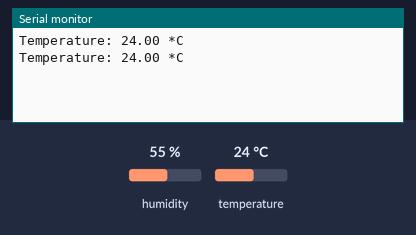
The sketch below on a simulated Arduino Uno, built with avr-gcc and run on an emulated ATmega328P. Shown: the last lines printed to the serial monitor. Inputs (shaded band) come from the test bench; at power-on: temperature 24 °C, humidity 55 %.

Above: at 4.8 s.
4.9 s: temperature set to 12 °C
At 7.4 s:
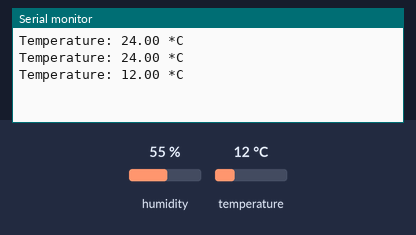
7.9 s: temperature set to 19 °C
At 8.6 s:
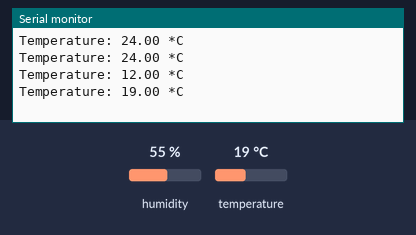
Timing chart, 0 to 10.9 s (numbered marks = the images above; inputs shaded):
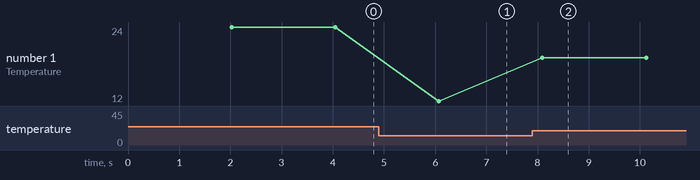

Measured:
- after the input at 4.9 s, the serial monitor: prints a new line after 1.2 s (image 1)
- after the input at 7.9 s, the serial monitor: prints a new line after 0.20 s (image 2)
- plotted number 1: 24 → 12 after the input at 4.9 s, 12 → 19 after the input at 7.9 s

The sketch:

TemperatureMonitor.ino
```cpp
#include <DHT.h>
#define DHTPIN 2     // 传感器信号引脚
#define DHTTYPE DHT11
DHT dht(DHTPIN, DHTTYPE);

void setup() {
  Serial.begin(9600); // 设置串口波特率
  dht.begin();        // 初始化传感器
}

void loop() {
  delay(2000);        // 每2秒读取一次
  float temp = dht.readTemperature(); // 读取温度
  if (isnan(temp)) {
    Serial.println("Failed to read from DHT sensor!");
    return;
  }
  Serial.print("Temperature: ");
  Serial.print(temp);
  Serial.println(" *C");
}
```
